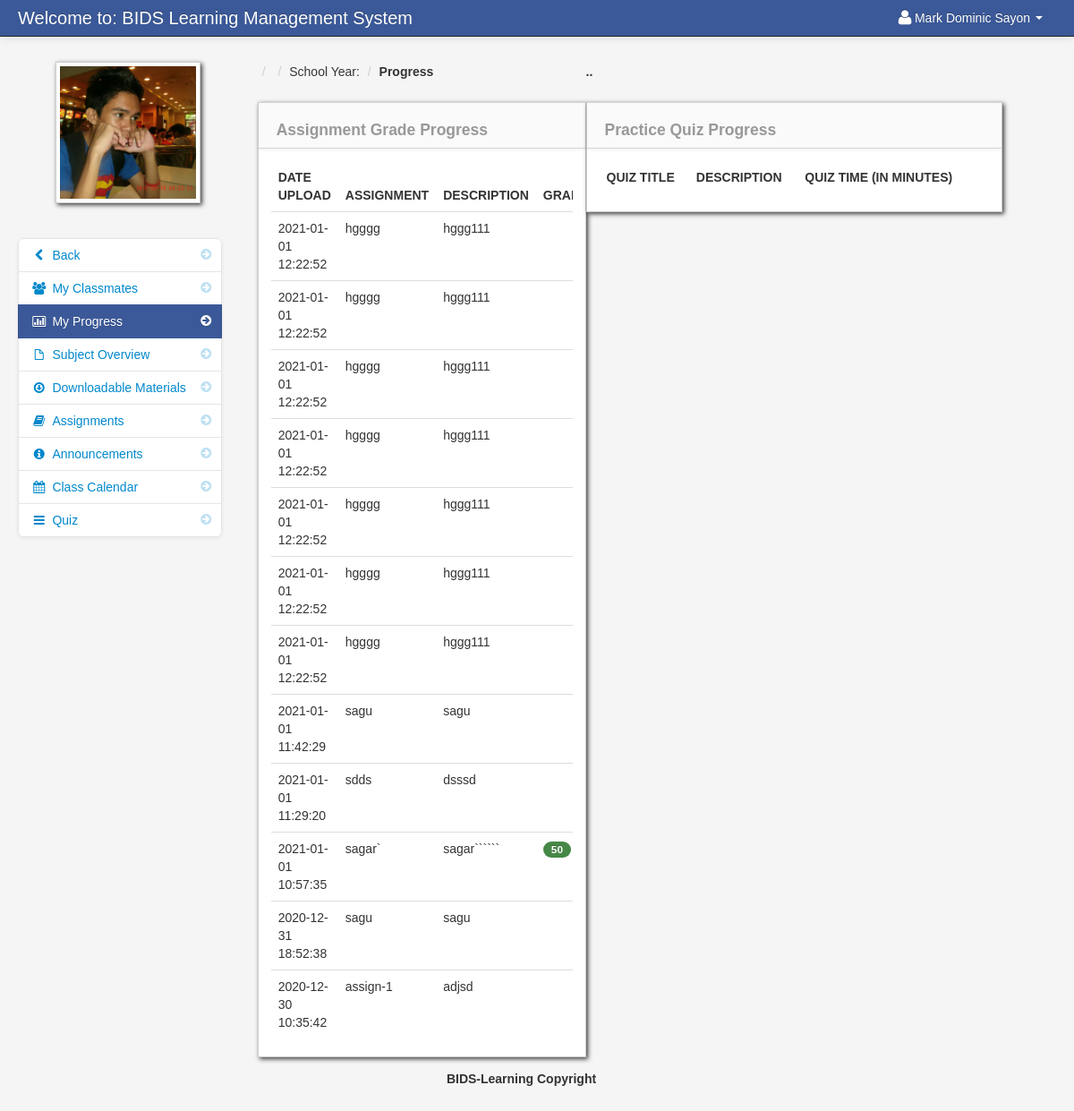
Before: /progress.php (signed in) with the older database file.
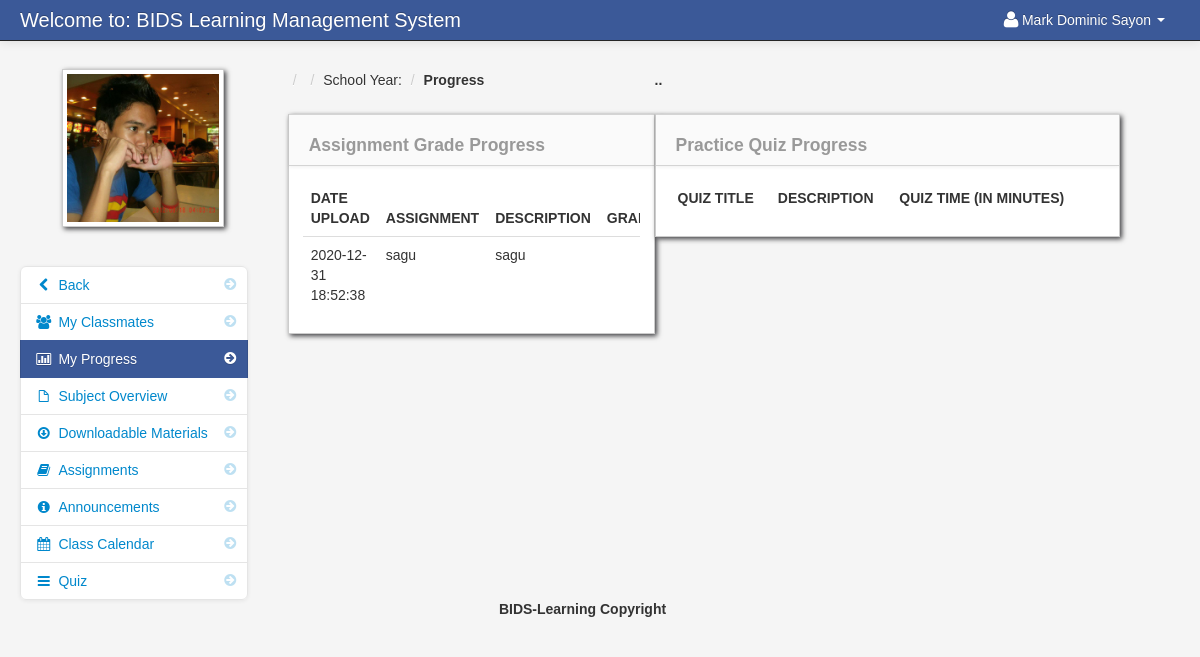
After: the same page with the newer database file.
### tables this page shows
CREATE TABLE `student_assignment` (
  `student_assignment_id` int(11) NOT NULL,
  `assignment_id` int(11) NOT NULL,
  `floc` varchar(100) NOT NULL,
  `assignment_fdatein` varchar(50) NOT NULL,
  `fdesc` varchar(100) NOT NULL,
  `fname` varchar(50) NOT NULL,
  `student_id` int(11) NOT NULL,
  `grade` varchar(5) NOT NULL
);

CREATE TABLE `assignment` (
  `assignment_id` int(11) NOT NULL,
  `floc` varchar(300) NOT NULL,
  `fdatein` varchar(100) NOT NULL,
  `fdesc` varchar(100) NOT NULL,
  `teacher_id` int(11) NOT NULL,
  `class_id` int(11) NOT NULL,
  `fname` varchar(100) NOT NULL,
  `maxmarks` varchar(215) NOT NULL
);

### session.php (called while the page is built, shortened)
<?php
$session_id=$_SESSION['id'];
?>

### progress.php (the view, shortened to what this page needs)
<?php include('header_dashboard.php'); ?>
<?php include('session.php'); ?>
<?php $get_id = $_GET['id']; ?>
    <body>
		<?php include('navbar_student.php'); ?>
        <div class="container-fluid">
            <div class="row-fluid">
				<?php include('progress_link_student.php'); ?>
                <div class="span4" id="content">
                     <div class="row-fluid">
										<?php $class_query = mysqli_query($conn,"select * from teacher_class
										LEFT JOIN class ON class.class_id = teacher_class.class_id
										LEFT JOIN subject ON subject.subject_id = teacher_class.subject_id
										where teacher_class_id = '$get_id'")or die(mysqli_error());
										$class_row = mysqli_fetch_array($class_query);
										?>
					     <ul class="breadcrumb">
							<li><a href="#"><?php echo $class_row['class_name']; ?></a> <span class="divider">/</span></li>
							<li><a href="#"><?php echo $class_row['subject_code']; ?></a> <span class="divider">/</span></li>
							<li><a href="#">School Year: <?php echo $class_row['school_year']; ?></a> <span class="divider">/</span></li>
							<li><a href="#"><b>Progress</b></a></li>
						</ul>
                        <div id="block_bg" class="block">
                            <div class="navbar navbar-inner block-header">
							    <div id="" class="muted pull-left"><h4> Assignment Grade Progress</h4></div>
							</div>
                            <div class="block-content collapse in">
                                <div class="span12">
										<table cellpadding="0" cellspacing="0" border="0" class="table" id="">
										<thead>
										        <tr>
												<th>Date Upload</th>
												<th>Assignment</th>
												<th>Description</th>
												<th>Grade</th>
												</tr>
										</thead>
										<tbody>
                              		<?php
										$query = mysqli_query($conn,"select * FROM student_assignment
										LEFT JOIN student on student.student_id  = student_assignment.student_id
										RIGHT JOIN assignment on student_assignment.assignment_id  = assignment.assignment_id
										WHERE student_assignment.student_id = '$session_id'
										order by fdatein DESC")or die(mysqli_error());
										while($row = mysqli_fetch_array($query)){
										$student_id = $row['student_id'];
									?>
										<tr>
										 <td><?php echo $row['fdatein']; ?></td>
                                         <td><?php  echo $row['fname']; ?></td>
                                         <td><?php  echo $row['fdesc']; ?></td>
										 <?php if ($session_id == $student_id){ ?>
                                         <td>
										 <span class="badge badge-success"><?php echo $row['grade']; ?></span>
										 </td>
										 <?php }else{ ?>
										 <td></td>
										 <?php } ?>
                                </tr>
						 <?php } ?>
										</tbody>
									</table>
                                </div>
                            </div>
                        </div>
                    </div>
                </div>
				                <div class="span5" id="content">
                     <div class="row-fluid">
					     <ul class="breadcrumb">
							<li><a href="#"><b>..</b></a></li>
						</ul>
                        <div id="block_bg" class="block">
                            <div class="navbar navbar-inner block-header">
							    <div id="" class="muted pull-left"><h4> Practice Quiz Progress</h4></div>
							</div>
                            <div class="block-content collapse in">
                                <div class="span12">
								<table cellpadding="0" cellspacing="0" border="0" class="table" id="">
										<thead>
										        <tr>
												<th>Quiz Title</th>
												<th>Description</th>
												<th>Quiz Time (In Minutes)</th>
												<th></th>
												</tr>
										</thead>
									</table>
                                </div>
                            </div>
                        </div>
                    </div>
                </div>
            </div>
		<?php include('footer.php'); ?>
        </div>
		<?php include('script.php'); ?>
    </body>
</html>

Changed rows visible on the page:
removed student_assignment: assignment.fdatein "2021-01-01 12:22:52", assignment.fname "hgggg", assignment.fdesc "hggg111"
removed student_assignment: assignment.fdatein "2021-01-01 12:22:52", assignment.fname "hgggg", assignment.fdesc "hggg111"
removed student_assignment: assignment.fdatein "2021-01-01 12:22:52", assignment.fname "hgggg", assignment.fdesc "hggg111"
removed student_assignment: assignment.fdatein "2021-01-01 12:22:52", assignment.fname "hgggg", assignment.fdesc "hggg111"
removed student_assignment: assignment.fdatein "2021-01-01 12:22:52", assignment.fname "hgggg", assignment.fdesc "hggg111"
removed student_assignment: assignment.fdatein "2021-01-01 12:22:52", assignment.fname "hgggg", assignment.fdesc "hggg111"
removed student_assignment: assignment.fdatein "2021-01-01 12:22:52", assignment.fname "hgggg", assignment.fdesc "hggg111"
removed student_assignment: assignment.fdatein "2021-01-01 11:42:29", assignment.fname "sagu", assignment.fdesc "sagu"
removed student_assignment: assignment.fdatein "2021-01-01 11:29:20", assignment.fname "sdds", assignment.fdesc "dsssd"
removed student_assignment: assignment.fdatein "2021-01-01 10:57:35", assignment.fname "sagar`", assignment.fdesc "sagar``````", grade "50"
removed student_assignment: assignment.fdatein "2020-12-30 10:35:42", assignment.fname "assign-1", assignment.fdesc "adjsd"
